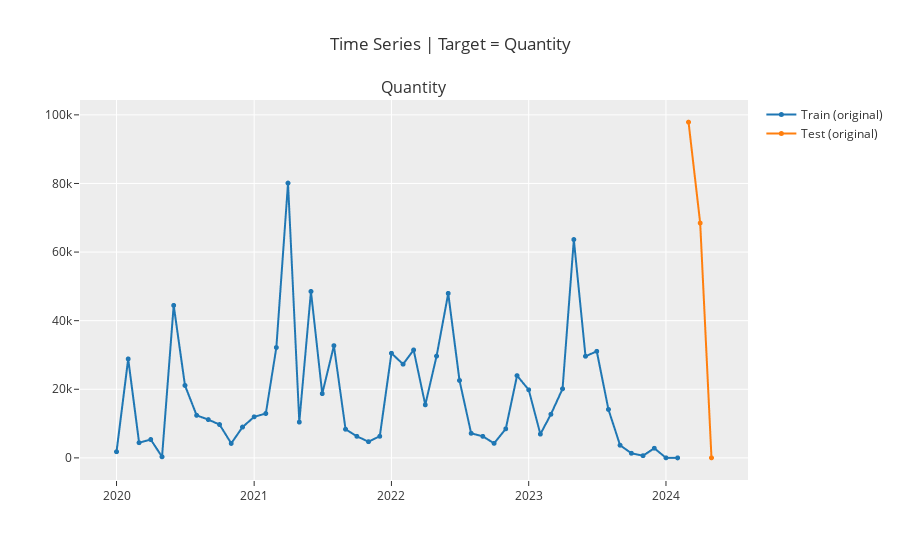

Here is the notebook cell this chart was saved with:
### Code cell
exp.plot_model(plot="train_test_split")
